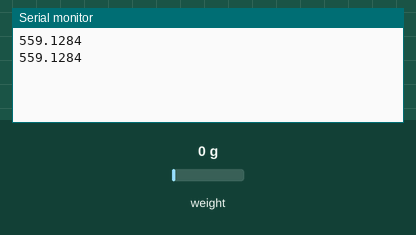
Recording of a sketch running on a simulated Arduino Uno, built with avr-gcc and run on an emulated ATmega328P. Parts: the last lines printed to the serial monitor. The test bench sets the inputs (shaded band); at power-on: weight on the scale 0 g.

Above: at 2.8 s.
2.9 s: weight on the scale set to 100 g
At 3.4 s:
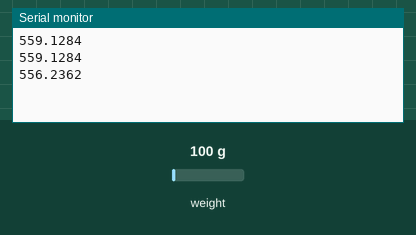
4.4 s: weight on the scale set to 1250 g
At 5.8 s:
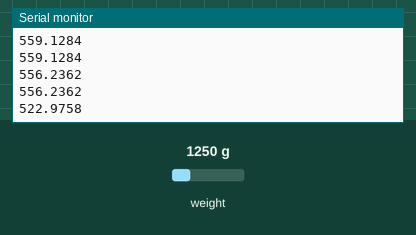
Timing chart, 0 to 7.4 s (numbered marks = the images above; inputs shaded):
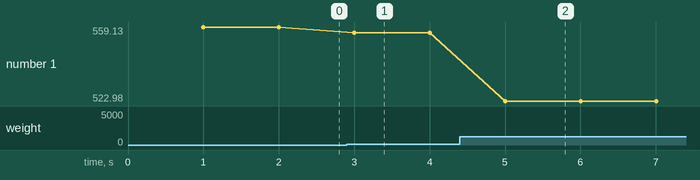

The sketch:

LoadCellDemo.ino
```cpp
#include "HX711.h"

HX711 cell(2, 3);

void setup() {
  Serial.begin(9600);
}

long val = 0;
float count = 0;

void loop() {
  count = count + 1;

  // Use only one of these
  //val = ((count-1)/count) * val    +  (1/count) * cell.read(); // take long term average
  //val = 0.5 * val    +   0.5 * cell.read(); // take recent average
  //val = cell.read(); // most recent reading
  val = cell.get_value (10);

  Serial.println (((val-8119523)/-58087.0f*4),4);
}
```

Measured:
- after the input at 2.9 s, the serial monitor: prints a new line after 0.10 s (image 1)
- after the input at 4.4 s, the serial monitor: prints a new line after 0.60 s (image 2)
- plotted number 1: 559.13 → 556.24 after the input at 2.9 s, 556.24 → 522.98 after the input at 4.4 s
